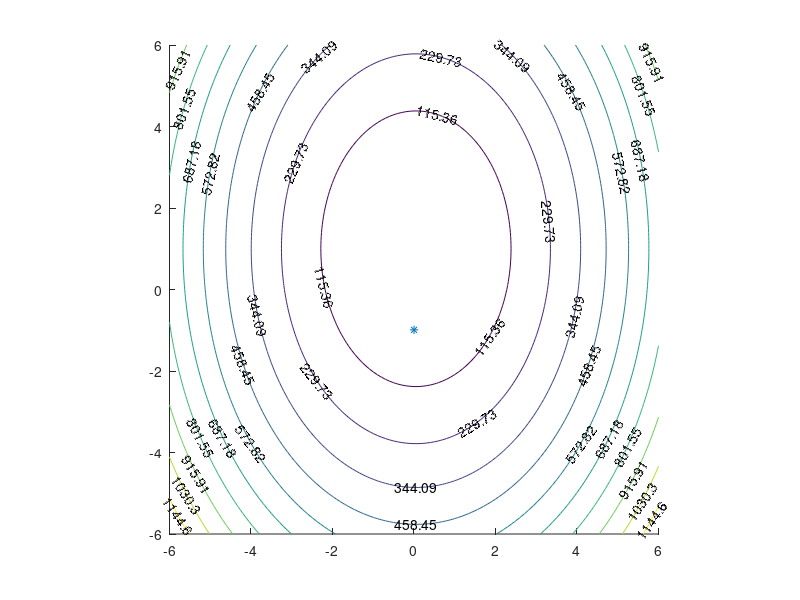

MATLAB code for this plot: (Note: this script raises an error after producing the figure.)
clear
fh = @(x, y) 11 -2*x-20*y + 21 * x.^2 + 10* y.^2

x = -6:0.1:6;
y = -6:.1:6;

[X,Y] = meshgrid(x,y);
Z = fh(X,Y);

figure
axis equal
hold on
contour(X,Y,Z,'ShowText','on')

for D=0.01:0.5:2
    %    x = fminsearch(@(x) 31*x^2 - 2* x + 11 ,0);
    x = fminsearch(@(x) 11-2*x-20*sqrt(D^2-x^2)+21*x^2+10*(D^2-x^2),0);
%    x = fminsearch(@(x) 40 / sqrt(D^2-x^2) + 42 *x - 40 *x -2, 0)
    y = sqrt(D^2-x^2)-1;
    plot(x, y,'*');
    draw_circle(0,-1,D);
end
% 0.5
clear
X_1=0;
X_2=0.5;
f_d = @(x,y) [-20*x*(y-x^2)-2*(1-x); 20*(y-x^2)];
f_dd = @(x,y) [-40*(y-3*x^2)+2 -40*x ; -40*x 20];
f_x = @(x,y) 10*(y-x^2)^2+(1-x)^2;

%fh = @(x, y) f_x(X_1,X_2)+ -2*x-20*y + 21 * x.^2 + 10* y.^2;
fh = @(x, y) 3.5 -2*x+10*y - 9 * x.^2 + 10* y.^2;

%fh = @(x, y) 11 -2*x-20*y + 21 * x.^2 + 10* y.^2;

x = -6:0.1:6;
y = -6:.1:6;

[X,Y] = meshgrid(x,y);
Z = fh(X,Y);

figure
axis equal
hold on
contour(X,Y,Z,'ShowText','on')

for D=0.01:0.5:2
    x = fminsearch(@(x) 3.5-2*x-20*sqrt(D^2-x^2)-9*x^2+10*(D^2-x^2),0);
%    x = fminsearch(@(x) 20 / sqrt(D^2-x^2) -18 *x - 20 *x -2, 0)
    y = sqrt(D^2-x^2)+0.5;
    plot(x, y,'*');
    draw_circle(0,0.5,D);
end

